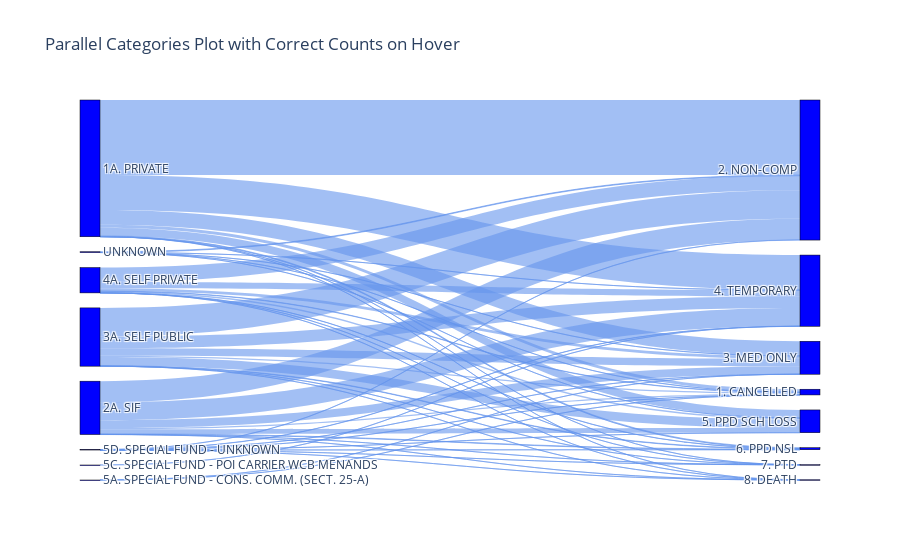

Write notebook code for a chart like this one.
### Markdown cell above
This countplot shows us the number of calims by Claim Injury Type and Carrier Type. We verify that most claims that were classified as Non-compensated had a Private Carrier; in fact, throughout almost every Claim Injury Type, most claims had a Private carrier, i.e. most employers contract a Private Insurer.

### Code cell
import plotly.express as px 

flows = df.groupby(['Claim Injury Type', 'Carrier Type']).size().reset_index(name='Count')

labels = list(set(flows['Claim Injury Type']).union(set(flows['Carrier Type'])))
label_to_index = {label: i for i, label in enumerate(labels)}

# Map Claim Injury Type and Carrier Type to index
flows['source'] = flows['Claim Injury Type'].map(label_to_index)
flows['target'] = flows['Carrier Type'].map(label_to_index)



# Crest color palette
crest_palette = [
    "#1D3557",  # Dark Blue
    "#457B9D",  # Light Blue
    "#A8DADC",  # Pale Blue
    "#F1FAEE",  # Very Light Blue
    "#E63946",  # Red
    "#F1C40F",  # Yellow
    "#F39C12",  # Orange
    "#2ECC71",  # Green
    "#9B59B6",  # Purple
    "#34495E"   # Dark Gray
]

# Assign colors to each node based on the Claim Injury Type
node_colors = [crest_palette[label_to_index[label] % len(crest_palette)] if label in flows['Claim Injury Type'].values else "lightgray" for label in labels]

# Step 2: Create the Sankey diagram
fig = go.Figure(go.Sankey(
    node=dict(
        pad=15,
        thickness=20,
        line=dict(color="black", width=0.5),
        label=labels,
        color="blue"
    ),
    link=dict(
        source=flows['target'],  # Indices of source nodes
        target=flows['source'],  # Indices of target nodes
        value=flows['Count'],  # Link thickness based on Count
        color="rgba(100, 149, 237, 0.6)"  # Link color with transparency for visual effect
    )
))

# Step 3: Update layout for titles, etc.
fig.update_layout(title_text="Parallel Categories Plot with Correct Counts on Hover")

# Show the figure
fig.show()

### Figure 1 — Plotly figure (JSON) as saved in the notebook; plotly's stock layout.template omitted (floating-point values rounded to 4 significant figures)
{"data": [{"link": {"color": "rgba(100, 149, 237, 0.6)", "source": [5, 4, 3, 15, 8, 12, 1, 5, 4, 3, 15, 12, 1, 5, 4, 3, 15, 8, 12, 1, 5, 4, 3, 15, 9, 12, 1, 5, 4, 3, 15, 12, 1, 5, 4, 3, 15, 12, 5, 4, 3, 15, 12, 5, 4, 3, 15, 12], "target": [7, 7, 7, 7, 7, 7, 7, 14, 14, 14, 14, 14, 14, 6, 6, 6, 6, 6, 6, 6, 10, 10, 10, 10, 10, 10, 10, 0, 0, 0, 0, 0, 0, 13, 13, 13, 13, 13, 2, 2, 2, 2, 2, 11, 11, 11, 11, 11], "value": [6156, 2412, 2316, 747, 2, 41, 154, 155280, 43479, 59328, 29912, 383, 1441, 30399, 16221, 15527, 5946, 1, 91, 11, 72511, 37425, 24319, 12664, 3, 381, 42, 16715, 9556, 18013, 2810, 41, 1, 1718, 1133, 991, 328, 8, 41, 36, 11, 4, 2, 176, 152, 93, 23, 6]}, "node": {"color": "blue", "label": ["5. PPD SCH LOSS", "UNKNOWN", "7. PTD", "3A. SELF PUBLIC", "2A. SIF", "1A. PRIVATE", "3. MED ONLY", "1. CANCELLED", "5A. SPECIAL FUND - CONS. COMM. (SECT. 25-A)", "5C. SPECIAL FUND - POI CARRIER WCB MENANDS", "4. TEMPORARY", "8. DEATH", "5D. SPECIAL FUND - UNKNOWN", "6. PPD NSL", "2. NON-COMP", "4A. SELF PRIVATE"], "line": {"color": "black", "width": 0.5}, "pad": 15, "thickness": 20}, "type": "sankey"}], "layout": {"title": {"text": "Parallel Categories Plot with Correct Counts on Hover"}}}
